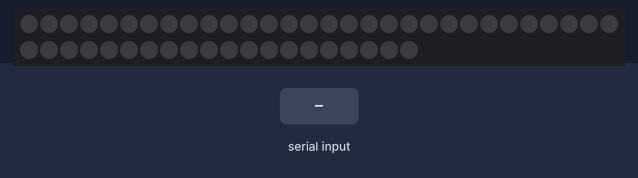
The sketch below on a simulated Arduino Uno, built with avr-gcc and run on an emulated ATmega328P. Shown: 50 RGB LEDs in strip order, left to right, continuing on the next row. The test bench sets the inputs (shaded band). The strip is taken to match the declared colour order.

Above: at 1.2 s.
1.3 s: "R" received over Serial
At 1.67 s:
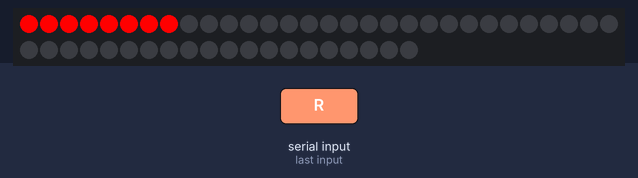
2.9 s: "Y" received over Serial
At 3.91 s:
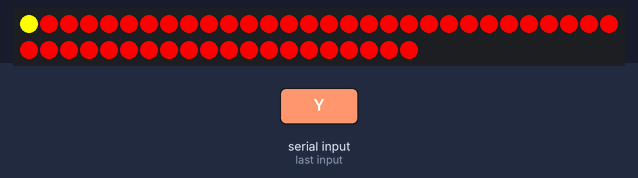
5.5 s: "B" received over Serial
At 6.52 s:
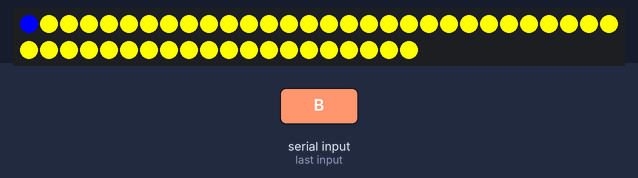
8.1 s: "C" received over Serial
At 9.13 s:
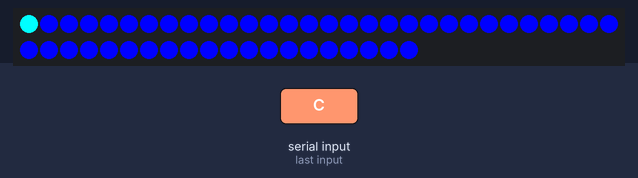
10.7 s: "G" received over Serial
At 11.73 s:
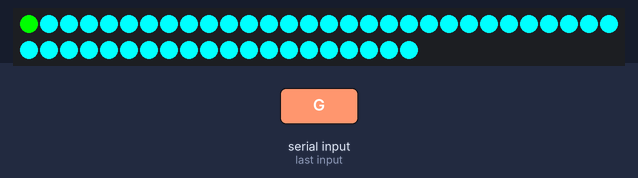
13.3 s: "P" received over Serial
At 14.34 s:
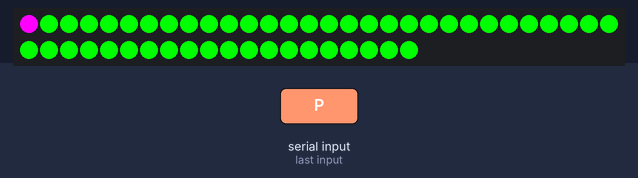

Measured:
- after the input at 1.3 s, the LEDs: first change at once (image 1 shows a later state)
- after the input at 2.9 s, the LEDs: first differ from a run without the input after 1.0 s (image 2)
- after the input at 5.5 s, the LEDs: first differ from a run without the input after 1.0 s (image 3)
- after the input at 8.1 s, the LEDs: first differ from a run without the input after 1.0 s (image 4)
- after the input at 10.7 s, the LEDs: first differ from a run without the input after 1.0 s (image 5)
- after the input at 13.3 s, the LEDs: first differ from a run without the input after 1.0 s (image 6)

The sketch:

lamp_arduino_processing_matrix.ino
```cpp
#include <Adafruit_NeoPixel.h>
#ifdef __AVR__
  #include <avr/power.h>
#endif

#define PIN 6

// Parameter 1 = number of pixels in strip
// Parameter 2 = Arduino pin number (most are valid)
// Parameter 3 = pixel type flags, add together as needed:
//   NEO_KHZ800  800 KHz bitstream (most NeoPixel products w/WS2812 LEDs)
//   NEO_KHZ400  400 KHz (classic 'v1' (not v2) FLORA pixels, WS2811 drivers)
//   NEO_GRB     Pixels are wired for GRB bitstream (most NeoPixel products)
//   NEO_RGB     Pixels are wired for RGB bitstream (v1 FLORA pixels, not v2)
//   NEO_RGBW    Pixels are wired for RGBW bitstream (NeoPixel RGBW products)
Adafruit_NeoPixel strip = Adafruit_NeoPixel(50, PIN, NEO_BRG + NEO_KHZ800);

char val; // Data received from the serial port
//int ledPin = 13; // Set the pin to digital I/O 13


const int DISPLAY_TIME = 1000;  // used in mainColors() to determine the
// length of time each color is displayed.

void setup() {
  //pinMode(ledPin, OUTPUT); // Set pin as OUTPUT
  Serial.begin(9600); // Start serial communication at 9600 bps

  strip.begin();
  strip.show(); // Initialize all pixels to 'off'
}

void loop() {
  while (Serial.available()) { // If data is available to read,
    val = Serial.read(); // read it and store it in val
    Serial.println();
  }
  if (val == 'R') { // If R was received
    //digitalWrite(ledPin, HIGH); // turn the LED on
     //RED
    colorWipe(strip.Color(255, 0, 0), 50); // Red

  }

   else if (val == 'Y') { // If Y was received
    //digitalWrite(ledPin, HIGH); // turn the LED on
     //Yellow
    colorWipe(strip.Color(255, 255, 0), 50); // Red

  }
  else if (val == 'B') { // If B was received
    //digitalWrite(ledPin, HIGH); // turn the LED on
     //GREEN
    colorWipe(strip.Color(0, 0, 255), 50); // Green
  }

 else if (val == 'C') { // If C was received
    //digitalWrite(ledPin, HIGH); // turn the LED on
     //C  yan
    colorWipe(strip.Color(0, 255, 255), 50); // Green
  }

   else if (val == 'G') { // If G was received
    //digitalWrite(ledPin, HIGH); // turn the LED on
     //BLUE
     colorWipe(strip.Color(0, 255, 0), 50); // Blue

   }

   else if (val == 'P') { // If P was received
    //digitalWrite(ledPin, HIGH); // turn the LED on
     //PINK
     colorWipe(strip.Color(255, 0, 255), 50); // Blue

   }

    else if (val == 'W') { // If W was received
    //digitalWrite(ledPin, HIGH); // turn the LED on
     //mainColors();        // Red, Green, Blue, Yellow, Cyan, Purple, White
   colorWipe(strip.Color(255, 255, 255), 50); // White
    }

    else if (val == 'L') { // If L was received
    //digitalWrite(ledPin, HIGH); // turn the LED on
     //mainColors();        // Red, Green, Blue, Yellow, Cyan, Purple, White

     rainbowCycle(4);

  //  showSpectrum();    // Gradual fade from Red to Green to Blue to Red

  delay(1000); // Wait 100 milliseconds for next reading


}

}

// Define functions that set colours

// Fill the dots one after the other with a color

 void colorWipe(uint32_t c, uint8_t wait) {
  for(uint16_t i=0; i<strip.numPixels(); i++) {
    strip.setPixelColor(i, c);
    strip.show();
    delay(wait);
  }
}

// Slightly different, this makes the rainbow equally distributed throughout
void rainbowCycle(uint8_t wait) {
  uint16_t i, j;

  for(j=0; j<256*5; j++) { // 5 cycles of all colors on wheel
    for(i=0; i< strip.numPixels(); i++) {
      strip.setPixelColor(i, Wheel(((i * 256 / strip.numPixels()) + j) & 255));
    }
    strip.show();
    delay(wait);
  }
}

// Input a value 0 to 255 to get a color value.
// The colours are a transition r - g - b - back to r.
uint32_t Wheel(byte WheelPos) {
  WheelPos = 255 - WheelPos;
  if(WheelPos < 85) {
    return strip.Color(255 - WheelPos * 3, 0, WheelPos * 3);
  }
  if(WheelPos < 170) {
    WheelPos -= 85;
    return strip.Color(0, WheelPos * 3, 255 - WheelPos * 3);
  }
  WheelPos -= 170;
  return strip.Color(WheelPos * 3, 255 - WheelPos * 3, 0);
}
```
